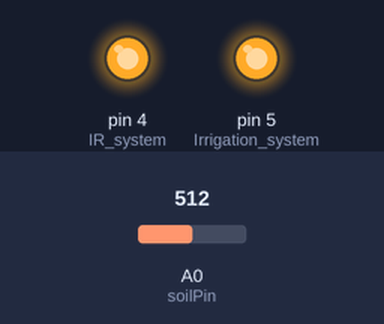
Bench run of a sketch on a simulated Arduino Uno, built with avr-gcc and run on an emulated ATmega328P. On the bench: output pins drawn as LEDs (lit = HIGH). Inputs (shaded band) come from the test bench; at power-on: A0 (soilPin) = 512. What the sketch prints to the serial monitor is not drawn.

Above: at 0.1 s.
Timing chart, 0 to 1.6 s (numbered marks = the images above):
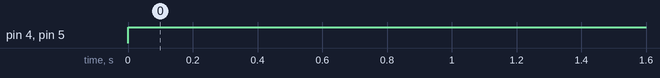

The sketch:

rain_system.ino
```cpp
int val = 0; //value for storing moisture value
int soilPin = A0;//Declare a variable for the soil moisture sensor
int Irrigation_system=5;
int IR_system=4;
void setup()
{
  Serial.begin(9600);
pinMode(Irrigation_system, OUTPUT);
  pinMode(IR_system, OUTPUT);
}

void loop()
{
Serial.print("Soil Moisture = ");
val = analogRead(soilPin);
Serial.println(val);
if (val!=1023){
  digitalWrite(Irrigation_system,HIGH);
  digitalWrite(IR_system,HIGH);
  }

delay(2000);//take a reading every 2 second
}
```

Measured:
- by itself, pin 4 (IR_system), pin 5 (Irrigation_system): LOW → HIGH at 0.00 s
